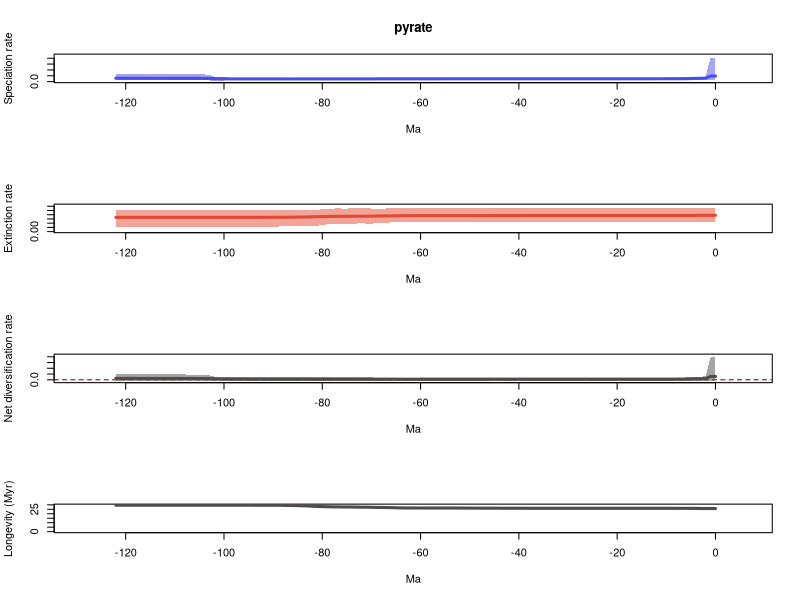

Recreate this plot in R.
# 1 files combined:
# 	/home/eeb177-student/Desktop/final_project_eeb177/pyrate_mcmc_logs/pyrate_alismatales_1_marginal_rates.log

# 95% HPDs calculated using code from Biopy (https://www.cs.auckland.ac.nz/~yhel002/biopy/)

pdf(file='/home/eeb177-student/Desktop/final_project_eeb177/pyrate_mcmc_logs/pyrate_alismatales_1_marginal_rates_RTT.pdf',width=0.6*9, height=16.8)
par(mfrow=c(4,1))
library(scales)
L_hpd_m95=c(0.0218486528629, 0.0218486528629,0.0204173755334,0.0268424694424,0.0268424694424,0.0268424694424,0.0286716681456,0.0286716681456,0.0286716681456,0.0286716681456,0.0288920072704,0.0288920072704,0.0290261896111,0.0290261896111,0.0290261896111,0.0283682374128,0.0283682374128,0.0283682374128,0.0288920072704,0.0289335366228,0.0290261896111,0.0292285979005,0.0292285979005,0.0292285979005,0.0292285979005,0.0292285979005,0.0293250414778,0.0293250414778,0.0293250414778,0.0293250414778,0.0293250414778,0.0293250414778,0.0293250414778,0.0295267861811,0.0295267861811,0.0295267861811,0.0293250414778,0.0295267861811,0.0295267861811,0.0293410648663,0.0295267861811,0.0295267861811,0.0295267861811,0.0295267861811,0.0295267861811,0.0288920072704,0.0288920072704,0.0293250414778,0.0290906873825,0.0290261896111,0.0290261896111,0.0286716681456,0.0286716681456,0.0288920072704,0.0288920072704,0.0288920072704,0.0288920072704,0.0288920072704,0.0286716681456,0.0286716681456,0.0286716681456,0.027078483582,0.0271013271876,0.026682349317,0.027078483582,0.0254172702251,0.026786124225,0.026682349317,0.026682349317,0.0250075568249,0.0226004135133,0.0222237442123,0.0224314432878,0.0224314432878,0.0192344262363,0.0193112316289,0.0193112316289,0.0193112316289,0.0193112316289,0.0192344262363,0.0194848302886,0.0219448905169,0.0219448905169,0.0219448905169,0.0219448905169,0.0196284329097,0.0196284329097,0.0196284329097,0.0196284329097,0.0196284329097,0.0196284329097,0.0194848302886,0.0192344262363,0.0192344262363,0.0192344262363,0.0192344262363,0.0192344262363,0.0219448905169,0.0194848302886,0.0196284329097,0.0196284329097,0.0151683152843,0.0151683152843,0.0204865142465,0.0250689156412,0.0250689156412,0.0250689156412,0.024061601249,0.0226800634534,0.027078483582,0.027078483582,0.027078483582,0.0260793483735,0.027078483582,0.027078483582,0.027078483582,0.0257163968511,0.0252366514866,0.0250689156412,0.0250689156412,0.0237011666727,0.0224314432878,0.0224314432878)
L_hpd_M95=c(0.411149738785, 0.411149738785,0.0870049533266,0.0819630715353,0.0801860161617,0.0724763942495,0.0712914445025,0.0696634581388,0.0685136090301,0.0683989790906,0.0683989790906,0.0683292738946,0.0683292738946,0.0682504653111,0.0682504653111,0.0674115560229,0.0674115560229,0.0674115560229,0.0674115560229,0.0674115560229,0.0673889996132,0.0674115560229,0.0674115560229,0.0674115560229,0.0674115560229,0.0674115560229,0.0674115560229,0.0674115560229,0.0674115560229,0.0674115560229,0.0674115560229,0.0673889996132,0.0673327063072,0.0674115560229,0.0674115560229,0.0674115560229,0.0673327063072,0.0674115560229,0.0673889996132,0.0673327063072,0.0673889996132,0.0673889996132,0.0673889996132,0.0673889996132,0.0673889996132,0.0668272599581,0.0668272599581,0.0673889996132,0.0673889996132,0.0673327063072,0.0673889996132,0.0673889996132,0.0673889996132,0.0681869046623,0.0681869046623,0.0682504653111,0.0683292738946,0.0683989790906,0.0683989790906,0.0683989790906,0.0685136090301,0.067326620986,0.067326620986,0.0673889996132,0.0685136090301,0.067326620986,0.0693727349105,0.0693727349105,0.0693727349105,0.0683292738946,0.0672352699516,0.067326620986,0.0682504653111,0.0683292738946,0.0660495368598,0.0663529051621,0.0663529051621,0.0663529051621,0.0663529051621,0.0663529051621,0.0668262955333,0.0693727349105,0.0694808311105,0.0694808311105,0.0694808311105,0.0672352699516,0.0672352699516,0.0672352699516,0.0672352699516,0.067326620986,0.067326620986,0.067326620986,0.067326620986,0.067326620986,0.067326620986,0.067326620986,0.067326620986,0.0704741101148,0.0683292738946,0.0694808311105,0.0724763942495,0.0752203918149,0.0862120744979,0.111881673451,0.12264555766,0.12333646266,0.12333646266,0.12333646266,0.12333646266,0.129008754086,0.129102832465,0.129102832465,0.128550444252,0.129102832465,0.129102832465,0.129008754086,0.128299404134,0.128299404134,0.128550444252,0.129102832465,0.129102832465,0.129102832465,0.134372099325)
M_hpd_m95=c(0.0231983312831, 0.0231983312831,0.0231983312831,0.0231983312831,0.0233064277837,0.0233064277837,0.0230297984471,0.0230297984471,0.0230297984471,0.022955192408,0.022955192408,0.022955192408,0.0230297984471,0.0230297984471,0.0230297984471,0.0230297984471,0.0230297984471,0.0230297984471,0.0230297984471,0.0230297984471,0.0230297984471,0.0230297984471,0.0230297984471,0.0230297984471,0.0233064277837,0.0233064277837,0.0233064277837,0.0233064277837,0.0233064277837,0.0233064277837,0.022955192408,0.022955192408,0.022955192408,0.022955192408,0.0230297984471,0.0232585322291,0.0232585322291,0.0223145099997,0.0223145099997,0.0223145099997,0.0223145099997,0.0232585322291,0.0232585322291,0.0225045790566,0.0232585322291,0.0225045790566,0.0225281333579,0.0225281333579,0.0219658969005,0.0219658969005,0.0219658969005,0.0219658969005,0.0219658969005,0.0219658969005,0.0219658969005,0.0219658969005,0.0219658969005,0.0219658969005,0.0219658969005,0.0219658969005,0.0224231495873,0.0219658969005,0.0223145099997,0.0223145099997,0.0223145099997,0.0223145099997,0.0223145099997,0.0194569045661,0.0196134948592,0.0194569045661,0.0191377517462,0.0189524654862,0.0200294274106,0.0192672780363,0.0182197279113,0.0182197279113,0.0182197279113,0.0182197279113,0.0175649891508,0.0175649891508,0.0151525840787,0.0142291644933,0.0135651326734,0.0132821663257,0.0130428051271,0.0128932801298,0.012752475311,0.0126323694537,0.0122475107147,0.0121007268872,0.0120707733875,0.0120707733875,0.0120707733875,0.0120707733875,0.0120707733875,0.0120707733875,0.0120707733875,0.01189096039,0.01189096039,0.01189096039,0.01189096039,0.01189096039,0.01189096039,0.01189096039,0.01189096039,0.01189096039,0.01189096039,0.01189096039,0.01189096039,0.01189096039,0.01189096039,0.01189096039,0.01189096039,0.01189096039,0.01189096039,0.01189096039,0.01189096039,0.01189096039,0.01189096039,0.01189096039,0.01189096039,0.01189096039,0.01189096039)
M_hpd_M95=c(0.0563826952313, 0.0563826952313,0.0563826952313,0.0563826952313,0.0563826952313,0.0563826952313,0.0560565428007,0.0560565428007,0.0560565428007,0.0559220586881,0.0559220586881,0.0559220586881,0.0559220586881,0.0559220586881,0.0560565428007,0.0560565428007,0.0560565428007,0.0560565428007,0.0560565428007,0.0560565428007,0.0560565428007,0.0560565428007,0.0560565428007,0.0560565428007,0.0563826952313,0.0563826952313,0.0563826952313,0.0563826952313,0.0563826952313,0.0563826952313,0.0559220586881,0.0559220586881,0.0559220586881,0.0559220586881,0.0559220586881,0.0560565428007,0.0560565428007,0.0551717754114,0.0551717754114,0.0550927760701,0.0551717754114,0.0563826952313,0.0563826952313,0.0556815921385,0.0563826952313,0.0556815921385,0.0557273316438,0.0557273316438,0.0550927760701,0.0550927760701,0.0551717754114,0.0551717754114,0.0550927760701,0.0551717754114,0.0551717754114,0.0551717754114,0.0551717754114,0.0551717754114,0.0551717754114,0.0551717754114,0.0557273316438,0.0551717754114,0.0557273316438,0.0559015561492,0.0560565428007,0.0563826952313,0.0568817185441,0.0546890597012,0.0546890597012,0.0546890597012,0.0546887877259,0.0549323719081,0.0564429988821,0.0557273316438,0.0548705381021,0.0546887877259,0.0546887877259,0.0548705381021,0.0545338993218,0.0545338993218,0.0527712974664,0.051940055872,0.0519219927307,0.051940055872,0.0519168774559,0.051940055872,0.051940055872,0.051940055872,0.0519168774559,0.051940055872,0.051940055872,0.051940055872,0.051940055872,0.051940055872,0.051940055872,0.051940055872,0.051940055872,0.0519168774559,0.0519168774559,0.0519168774559,0.0519168774559,0.0519168774559,0.0519168774559,0.0519168774559,0.0519168774559,0.0519168774559,0.0519168774559,0.0519168774559,0.0519168774559,0.0519168774559,0.0519168774559,0.0519168774559,0.0519168774559,0.0519168774559,0.0519168774559,0.0519168774559,0.0519168774559,0.0519168774559,0.0519168774559,0.0519168774559,0.0519168774559,0.0519168774559,0.0519168774559)
R_hpd_m95=c(-0.0290976771964, -0.0290976771964,-0.0268445062667,-0.0268445062667,-0.0228811408731,-0.0171803848423,-0.0159864447006,-0.0156766281252,-0.0166540495108,-0.0166540495108,-0.0166540495108,-0.0166540495108,-0.0165948008498,-0.0164929732933,-0.0164542373891,-0.0157963531595,-0.0157963531595,-0.0157963531595,-0.0166540495108,-0.0164542373891,-0.0157963531595,-0.0157963531595,-0.0157963531595,-0.0157963531595,-0.0157963531595,-0.0157963531595,-0.0157963531595,-0.0157963531595,-0.0157963531595,-0.0157963531595,-0.0157963531595,-0.0157963531595,-0.0157963531595,-0.0157963531595,-0.0157963531595,-0.0153197458089,-0.0157963531595,-0.0153197458089,-0.0153197458089,-0.0153197458089,-0.0153197458089,-0.0157963531595,-0.0157963531595,-0.0157963531595,-0.0157963531595,-0.0157963531595,-0.0164542373891,-0.0166540495108,-0.0165948008498,-0.0166540495108,-0.0165948008498,-0.0166540495108,-0.0166540495108,-0.0165948008498,-0.0166540495108,-0.0165948008498,-0.0166540495108,-0.0168660903531,-0.0168660903531,-0.0168660903531,-0.0168660903531,-0.0171803848423,-0.0176518742731,-0.0181737463434,-0.0184408076487,-0.0184408076487,-0.0189024946216,-0.0166540495108,-0.0166540495108,-0.0168660903531,-0.0170995134356,-0.0166540495108,-0.0188236169111,-0.0180586316926,-0.0184408076487,-0.018497236543,-0.018497236543,-0.018497236543,-0.018497236543,-0.0184408076487,-0.0189024946216,-0.019278994803,-0.0194005030018,-0.0168660903531,-0.0168660903531,-0.0168660903531,-0.0168660903531,-0.0168660903531,-0.0168660903531,-0.0176518742731,-0.0171803848423,-0.0176518742731,-0.0168660903531,-0.0168660903531,-0.0168660903531,-0.0168660903531,-0.0168041891888,-0.0166540495108,-0.0168041891888,-0.0168660903531,-0.0194005030018,-0.0208054210028,-0.0248853644828,-0.0194005030018,-0.019278994803,-0.0194005030018,-0.0194005030018,-0.0219271235937,-0.0168660903531,-0.0175822099086,-0.0168660903531,-0.0168660903531,-0.0168660903531,-0.0168660903531,-0.0175822099086,-0.0168660903531,-0.0168660903531,-0.0168660903531,-0.019278994803,-0.0168660903531,-0.0175822099086,-0.0168660903531,-0.0162323427585)
R_hpd_M95=c(0.388599949873, 0.388599949873,0.0657438042086,0.0457841346241,0.045214054383,0.0424091733875,0.0398056887527,0.0389598584234,0.0358729076885,0.0358729076885,0.0357355932513,0.0357355932513,0.0355299745645,0.0355299745645,0.0355299745645,0.0361662738472,0.0361662738472,0.0361662738472,0.0351142083659,0.0351747307242,0.0357355932513,0.0356576754203,0.0356576754203,0.0356576754203,0.0357355932513,0.0357355932513,0.0357355932513,0.0357355932513,0.0357355932513,0.0357355932513,0.0357355932513,0.0356576754203,0.0356576754203,0.0356576754203,0.0356576754203,0.0361662738472,0.0356576754203,0.0358729076885,0.0358729076885,0.0361662738472,0.0361662738472,0.0356576754203,0.0357355932513,0.0357355932513,0.0358729076885,0.0358729076885,0.0353306375637,0.0352493497343,0.0355299745645,0.0353306375637,0.0355299745645,0.0355299745645,0.0352493497343,0.0355299745645,0.0353306375637,0.0355299745645,0.0356576754203,0.0356576754203,0.0357355932513,0.0356576754203,0.0357355932513,0.0357355932513,0.0358729076885,0.0357355932513,0.0357355932513,0.0358729076885,0.0358729076885,0.0387372051895,0.0387372051895,0.0392257572301,0.0398056887527,0.040943947347,0.0398056887527,0.040943947347,0.0409990818546,0.0409990818546,0.0409990818546,0.0409990818546,0.0409990818546,0.0409990818546,0.0408421203387,0.0409990818546,0.0414665981718,0.0431202372258,0.0429365550215,0.0429365550215,0.0430314907347,0.0431202372258,0.0435112984291,0.0435112984291,0.0436444652431,0.0435112984291,0.044696575176,0.044696575176,0.044696575176,0.0445737291393,0.0448587748859,0.0448587748859,0.0448587748859,0.046645983612,0.0468678877293,0.0501054568742,0.0551641033389,0.0763674414315,0.0827251465503,0.0864075978231,0.0869601473937,0.0869601473937,0.0932898095698,0.0938139534984,0.0950435305812,0.0950435305812,0.0953279637297,0.0950435305812,0.0938139534984,0.0938139534984,0.0953279637297,0.0964925129637,0.0955712033676,0.100393836827,0.101583340768,0.103622692251,0.108212103872)
L_mean=c(0.0956804585943, 0.0956804585943,0.0594960872668,0.0561796436278,0.0556806228495,0.0524858360718,0.050704256822,0.0501842495858,0.0495315124952,0.0495215392078,0.0494192487751,0.0494005505751,0.0493733915274,0.0492910877603,0.0492910877603,0.0492671827899,0.0492201577997,0.0492201577997,0.0491161301412,0.0491051957842,0.0490844320023,0.0490640674393,0.0490703789173,0.0490655251892,0.0490664247096,0.0490679362013,0.0490525597507,0.0490591100538,0.049046147343,0.0490414722752,0.0490464649053,0.0490275416406,0.0490248385788,0.0490070753329,0.0490695191688,0.0491024551223,0.0491443824963,0.0491758707969,0.0493380812954,0.0493454588487,0.0493369853229,0.0492734333672,0.0492703052239,0.049257333815,0.0492726216122,0.0492482182706,0.0492370010876,0.0491664521317,0.0490844656543,0.0488760432076,0.0487816504354,0.048631293193,0.048458188849,0.04839530984,0.0483029031412,0.0482339793422,0.0481589142547,0.0481108782904,0.0480599806831,0.0479743522459,0.0479479373477,0.0479088306217,0.047850418317,0.0477672682111,0.0476610691605,0.0475678142839,0.0474592443056,0.0473633758828,0.0473382334798,0.0471002785071,0.0469593396393,0.0466442678721,0.0465111577321,0.0463876985988,0.0462828284561,0.0462522411701,0.0462268402969,0.0461966739452,0.0461727236057,0.0461640088981,0.0461597354813,0.0461402399154,0.0461224239589,0.046107450767,0.0461017301776,0.0460799699734,0.046071197882,0.046055547266,0.0460717747737,0.0461147063543,0.0461151727529,0.0461387795413,0.0461438076374,0.0461465454375,0.0461604323082,0.0462050888199,0.0463747923242,0.0464764988277,0.0466470001539,0.0471403179667,0.048128777965,0.0498642481239,0.0519571473988,0.0537289782722,0.0548975575597,0.0553061285741,0.0555157992983,0.0556921725814,0.0558394984678,0.0560538593479,0.0561064188655,0.0560985117376,0.0562538536829,0.0562047454541,0.0562352847634,0.056205076633,0.0564017788474,0.0565688002418,0.0567198095202,0.0569097966032,0.0571740672939,0.0574648022503,0.0580254505292)
M_mean=c(0.0386580757573, 0.0386580757573,0.0386580757573,0.0386580757573,0.0383739746268,0.0383662333825,0.0383327476067,0.0383327476067,0.038336164393,0.0383221578974,0.0383221578974,0.0383176607346,0.038306185892,0.038306185892,0.0382934683065,0.0382934683065,0.0382970846247,0.0382970846247,0.0383003485847,0.0383003485847,0.0383063356354,0.0383063356354,0.0383036280783,0.0382999878588,0.038318792036,0.038318792036,0.0383120792512,0.0382932364809,0.0382949617303,0.0382972694803,0.0382903260069,0.0382871156641,0.0382871156641,0.0382775444397,0.038268787085,0.0382556890894,0.0382556647759,0.038249754262,0.0382390564069,0.0382148439507,0.0381858089989,0.0381644451313,0.0381377736718,0.0381410283804,0.03811581704,0.0380987490984,0.0380855298254,0.0380505009741,0.0380178727584,0.0379859641051,0.0379322680676,0.0378999280589,0.0378811756898,0.037875843915,0.037855271814,0.0378360201279,0.0378277981655,0.0378138820284,0.0378020122117,0.037805464289,0.0377872205046,0.0377872456549,0.0377341498835,0.037728223559,0.0376509439229,0.0374254059634,0.0372065953817,0.0370646901857,0.0369581609168,0.0368596717294,0.0367101042352,0.0365613544666,0.0364861535818,0.0364022174499,0.0362784529711,0.0361980445597,0.0361841108238,0.036117556119,0.0360334181848,0.0358868839911,0.0356648700978,0.0354937679789,0.0351257801221,0.0347303421067,0.0345530035751,0.034345711409,0.0341833358693,0.034100498377,0.0339220826139,0.033866128602,0.0338204823072,0.0338104520181,0.0337977810769,0.0337977810769,0.0337977810769,0.0337837845071,0.0337837845071,0.0337702449561,0.0337702449561,0.0337702449561,0.0337702449561,0.0337702449561,0.0337702449561,0.0337702449561,0.0337702449561,0.0337702449561,0.0337702449561,0.0337702449561,0.0337702449561,0.0337702449561,0.0337702449561,0.0337702449561,0.0337702449561,0.0337702449561,0.0337702449561,0.0337702449561,0.0337620529459,0.0337620529459,0.0337620529459,0.0337620529459,0.0337620529459,0.0337620529459,0.0337620529459)
R_mean=c(0.057022382837, 0.057022382837,0.0208380115095,0.0175215678706,0.0173066482227,0.0141196026893,0.0123715092152,0.011851501979,0.0111953481021,0.0111993813104,0.0110970908777,0.0110828898405,0.0110672056354,0.0109849018682,0.0109976194538,0.0109737144834,0.010923073175,0.010923073175,0.0108157815565,0.0108048471995,0.0107780963669,0.0107577318038,0.010766750839,0.0107655373305,0.0107476326736,0.0107491441653,0.0107404804996,0.010765873573,0.0107511856127,0.010744202795,0.0107561388984,0.0107404259765,0.0107377229147,0.0107295308932,0.0108007320838,0.0108467660329,0.0108887177204,0.0109261165349,0.0110990248885,0.0111306148981,0.011151176324,0.0111089882359,0.0111325315521,0.0111163054346,0.0111568045723,0.0111494691722,0.0111514712621,0.0111159511577,0.0110665928959,0.0108900791024,0.0108493823678,0.0107313651341,0.0105770131592,0.010519465925,0.0104476313273,0.0103979592143,0.0103311160893,0.0102969962621,0.0102579684715,0.0101688879569,0.0101607168431,0.0101215849668,0.0101162684335,0.0100390446521,0.0100101252377,0.0101424083204,0.0102526489238,0.0102986856972,0.010380072563,0.0102406067777,0.0102492354041,0.0100829134055,0.0100250041504,0.00998548114898,0.010004375485,0.0100541966104,0.010042729473,0.0100791178262,0.0101393054209,0.010277124907,0.0104948653835,0.0106464719365,0.0109966438368,0.0113771086603,0.0115487266025,0.0117342585644,0.0118878620126,0.0119550488891,0.0121496921598,0.0122485777523,0.0122946904457,0.0123283275232,0.0123460265604,0.0123487643606,0.0123626512312,0.0124213043128,0.0125910078171,0.0127062538717,0.0128767551978,0.0133700730107,0.0143585330089,0.0160940031678,0.0181869024428,0.0199587333161,0.0211273126036,0.021535883618,0.0217455543423,0.0219219276253,0.0220692535117,0.0222836143918,0.0223361739095,0.0223282667816,0.0224836087268,0.022434500498,0.0224650398073,0.0224348316769,0.0226397259015,0.0228067472958,0.0229577565743,0.0231477436573,0.023412014348,0.0237027493043,0.0242633975832)
trans=0.5
age=(0:(123-1))* -1
plot(age,age,type = 'n', ylim = c(0, 0.452264712664), xlim = c(-129.15,6.15), ylab = 'Speciation rate', xlab = 'Ma',main='pyrate' )
polygon(c(age, rev(age)), c(L_hpd_M95, rev(L_hpd_m95)), col = alpha("#4c4cec",trans), border = NA)
lines(rev(age), rev(L_mean), col = "#4c4cec", lwd=3)
plot(age,age,type = 'n', ylim = c(0, 0.0625698903985), xlim = c(-129.15,6.15), ylab = 'Extinction rate', xlab = 'Ma' )
polygon(c(age, rev(age)), c(M_hpd_M95, rev(M_hpd_m95)), col = alpha("#e34a33",trans), border = NA)
lines(rev(age), rev(M_mean), col = "#e34a33", lwd=3)
plot(age,age,type = 'n', ylim = c(-0.0320074449161, 0.42745994486), xlim = c(-129.15,6.15), ylab = 'Net diversification rate', xlab = 'Ma' )
abline(h=0,lty=2,col="darkred")
polygon(c(age, rev(age)), c(R_hpd_M95, rev(R_hpd_m95)), col = alpha("#504A4B",trans), border = NA)
lines(rev(age), rev(R_mean), col = "#504A4B", lwd=3)
plot(age,age,type = 'n', ylim = c(0, max(1/M_mean)), xlim = c(-129.15,6.15), ylab = 'Longevity (Myr)', xlab = 'Ma' )
lines(rev(age), rev(1/M_mean), col = "#504A4B", lwd=3)
n <- dev.off()